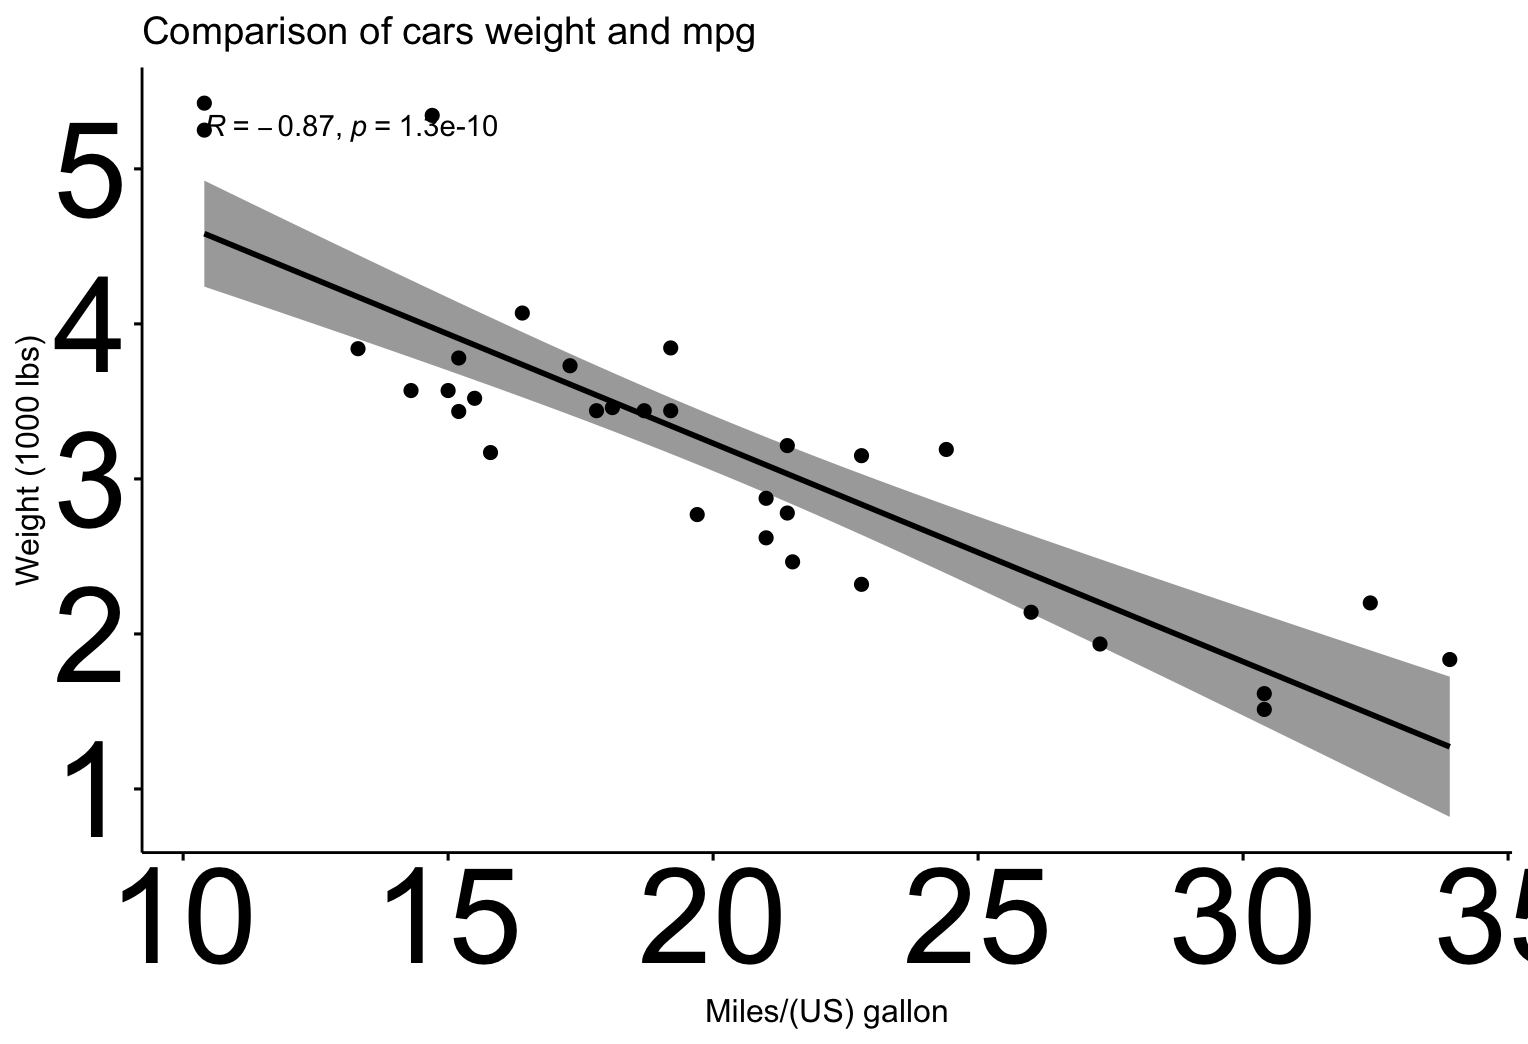

The R source for this figure:
#Madison, Stafford Date: 2/20/25, Purpose: Test the correlation analysis

library("ggpubr")

#Loading a dummy dataset
my_data <- mtcars

#Create a correlation hypothesis
#Weight of the car is inversely proportional to the miles per gallon travelled by car

Plot <- ggscatter(my_data, main="Comparison of cars weight and mpg", x = "mpg", y = "wt", add = "reg.line", conf.int = TRUE, cor.coef = TRUE, cor.method = "pearson", xlab = "Miles/(US) gallon", ylab = "Weight (1000 lbs)")

Plot + theme(axis.text.x= element_text(size=50), axis.text.y= element_text(size=50))

res <- cor.test(my_data$wt, my_data$mpg, method = "pearson")
res

Pearson's product-moment correlation

data:  my_data$wt and my_data$mpg
t = -9.559, df = 30, p-value = 1.294e-10
alternative hypothesis: true correlation is not equal to 0
95 percent confidence interval:
 -0.9338264 -0.7440872
sample estimates:
       cor 
-0.8676594 
